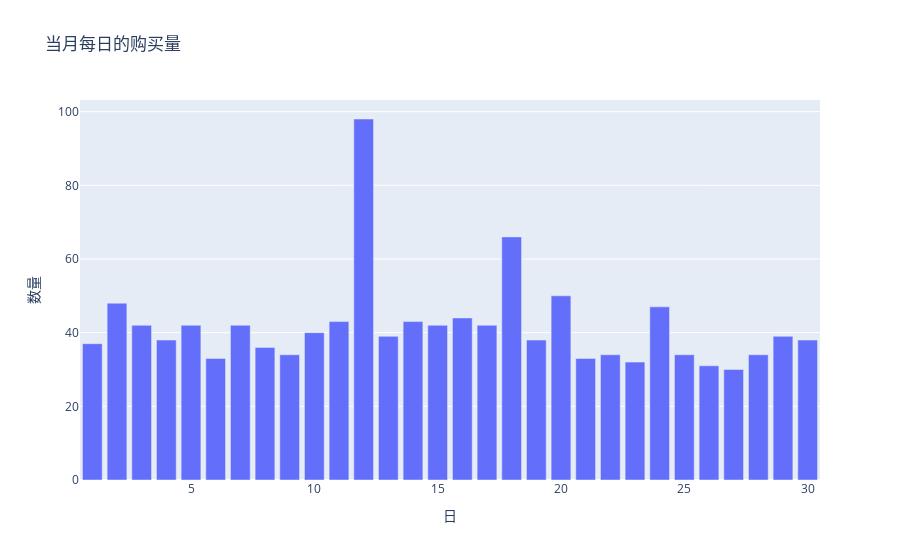

This figure's notebook cell:
### Code cell
############################################################################
#购买量分析
c.execute("select count(distinct uid), day(visit_date) from user_action where behavior_type='4' group by day(visit_date);")
rows = c.fetchall()
data = list(rows)

colums = ['num', 'day']
df1 = pd.DataFrame(data=data, columns=colums)
fig = px.bar(x=df1.day, y=df1.num,title='当月每日的购买量', labels={'x':'日', 'y':'数量'})
fig.show()

### Figure 1 — Plotly figure (JSON) as saved in the notebook; plotly's stock layout.template omitted (floating-point values rounded to 4 significant figures)
{"data": [{"alignmentgroup": "True", "hovertemplate": "日=%{x}<br>数量=%{y}<extra></extra>", "legendgroup": "", "marker": {"color": "#636efa"}, "name": "", "offsetgroup": "", "orientation": "v", "showlegend": false, "textposition": "auto", "type": "bar", "x": [1, 2, 3, 4, 5, 6, 7, 8, 9, 10, 11, 12, 13, 14, 15, 16, 17, 18, 19, 20, 21, 22, 23, 24, 25, 26, 27, 28, 29, 30], "xaxis": "x", "y": [37, 48, 42, 38, 42, 33, 42, 36, 34, 40, 43, 98, 39, 43, 42, 44, 42, 66, 38, 50, 33, 34, 32, 47, 34, 31, 30, 34, 39, 38], "yaxis": "y"}], "layout": {"barmode": "relative", "legend": {"tracegroupgap": 0}, "title": {"text": "当月每日的购买量"}, "xaxis": {"anchor": "y", "domain": [0, 1], "title": {"text": "日"}}, "yaxis": {"anchor": "x", "domain": [0, 1], "title": {"text": "数量"}}}}
